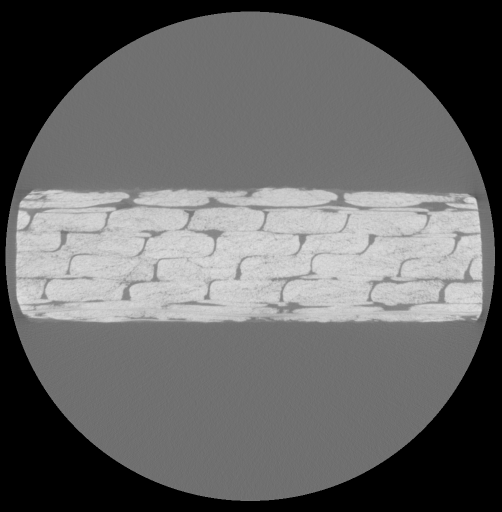
#> input picture data/bundles.tif, 1004 x 1024 px (shown at 1/2 size)
$ jupyter execute --allow-errors bundles_meshing.ipynb   (shell and % lines are left out)
#> lines starting #> are read from the running program, lines starting #| are printed output that depends on the picture
### meshing.py
#!/usr/bin/env python3
# -*- coding: utf-8 -*-
"""
A module for meshing 2D images, used at CINEMAX summer schoool.
Created on Mon Jul  1 23:31:10 2019

@author: vand@dtu.dk 2019
"""

#%% LOADING PACKAGES

import numpy as np
import scipy.interpolate
import triangle  # https://rufat.be/triangle/installing.html
import matplotlib.path

#%% LOADING FUNCTIONS

def distribute_points(curve,ael):
    '''
    Distributes points of a curve acording to the average edge length. This is
    a helping function used by resample_contours function.

    Parameters
    ----------
    curve : A (N,2) numpy arrays containing 2D coordinates of one contour.
        Closed contour has the same coordinate in the first and the last element.
    ael : Desired average edge length in pixels.

    Returns
    -------
    curve : A (n,2) numpy arrays containing 2D coordinates of the contour
        resampled according to ael.
    '''

    # point distances
    d = np.sqrt(np.sum(np.square(np.diff(curve, axis=0)), axis=1))
    # length parametrization of old points, ensuring that it starts with 0
    p = np.cumsum(np.hstack((0,d)))
    # number of points in the new contour, one larger than nr_segments
    num_pts = int(p[-1]/ael) + 1
    f = scipy.interpolate.interp1d(p, curve, axis=0)
    curve = f(np.linspace(0, p[-1], num_pts))
    return curve


def resample_contours(contours,ael):
    '''
    Resamples contours according to the average edge length ael.

    Parameters
    ----------
    contours : A list of (N,2) numpy arrays. Each array contains 2D
        coordinates of one contour. Closed contours have the same coordinate
        in the first and the last element. This is the data structure returned
        by skimage.measure.find_contours.
    ael : Desired average edge length in pixels.

    Returns
    -------
    contours : Same dat structure as input contours but resampled according to
        ael.
    '''
    contours_resampled = []
    for c in contours:
        c_new = distribute_points(c,ael)
        s = c_new.shape[0]
        i = np.array_equal(c_new[0],c_new[-1]) # a flag indicating connected curve
        if s>2+i: # discarding small components
            contours_resampled.append(c_new)
    return contours_resampled


def contours_to_segments(contours):
    '''
    Collects all line segments from the list of contours.

    Parameters
    ----------
    contours : A list of (N,2) numpy arrays with  coordinates of the contours.

    Returns
    -------
    vertices : A (V,2) numpy array with coordinates of the vertices.
    edges : A (E,2) numpy array with edges represented as a pair of vertex
        indices. Returned edges are oriented.
    '''

    vertices = np.empty((0,2), dtype = float)
    edges = np.empty((0,2), dtype = int)
    for c in contours:
        s = c.shape[0]
        i = np.array_equal(c[0],c[-1]) # a flag indicating connected curve
        a = np.arange(s-1)
        e = np.array([a,np.mod(a+1,s-i)]).T + vertices.shape[0]
        edges = np.vstack((edges,e))
        vertices = np.vstack((vertices,c[:s-i]))
    return vertices, edges


# [17 lines left out: function remove_small_contours, not called in this run]


def triangulate_domain(vertices, segments, max_area, domain_shape):
    '''
    Triangulates an image domain using conforming constrained Delaunay
    triangulation, with segments giving enforced connections. An input segment
    may be broken into smaller parts.

    Parameters
    ----------
    vertices : A (v,2) numpy array with coordinates of the vertices.
    segments : A (E,2) numpy array with edges represented as a pair of vertex
        indices. Segments do not need to be oriented.
    max_area : Maximal triangle area for resulting triangluation.
    domainn_shape: Shape of the image domain to be triangulated.

    Returns
    -------
    vertices : A (V,2) numpy array with coordinates of the vertices. Input
        vertices constitute the firs v vertices of output set.
    triangles : A (T,3) numpy array with triangles represented as triplets of
        vertex indices.
    edges : A (E,2) numpy array with edges represented as pairs of vertex
        indices. Returned edges are NOT oriented, even if input segments are.
        Some of the input segments may be broken into multiple edges by adding
        new vertices.
    '''

    corners = (np.array(domain_shape)-1) * np.array([[0,0], [0,1], [1,1], [1,0]])
    vertices = np.vstack((vertices, corners))
    B = triangle.triangulate(dict(vertices=vertices, segments=segments), 'pcqa' +
                             str(max_area))
    vertices = B['vertices']
    triangles = B['triangles']
    segments = B['segments']
    return vertices, triangles, segments


# [166 lines left out: functions label_triangles_from_intensity, label_triangles_from_contours, label_triangles_from_curves, save_mesh, not called in this run]


def load_mesh(filename):
    '''
    Loads a file containing vertices, triangles and labels of a mesh.

    Parameters
    ----------
    filename : A filenime of the text file containing mesh information.

    Returns
    -------
    vertices : A (V,2) numpy array with coordinates of the vertices.
    triangles : A (T,3) numpy array with triangles represented as triplets of
        vertex indices.
    labels : A (T,) numpy array with integer (or boolean) triangle labels.
    '''

    vertices = []
    triangles = []
    labels =[]
    file = open(filename, "r")
    for line in file:
        if line[0]=='v':
            vertices.append(np.array([float(n) for n in line[2:].split()]))
        if line[0]=='f':
            triangles.append(np.array([int(n) for n in line[2:].split()]))
        if line[0]=='l':
            labels.append(np.array([int(n) for n in line[2:].split()]))
    file.close()
    return np.array(vertices), np.array(triangles), np.array(labels)


### bundles_meshing.ipynb
# CINEMAX Segmentation - Bundle meshing
Authors: [Vedrana Andersen Dahl](http://people.compute.dtu.dk/vand/) and [Anders Bjorholm Dahl](http://people.compute.dtu.dk/abda/)

In this exercise you will produce a mesh based on the image of fibre composite bundles. For CINEMAX summer school, we have prepared relavant functions in a python module meshing. You are encouraged to take a look at meshing.py for details on how meshing is computed - or for modifying the functions.

The steps from an image to a mesh involve:
1. Preparation. Cropping and filtering the image. Good output can be expected for an image which can be successfully thresholded.
2. Contour detection. Given a gray-level value detecting iso-valued contours. We use a find_contours function from scikit image, which uses the marching squares method. Array values are linearly interpolated to provide better precision for the output contours. See [scikit-image documentation](https://scikit-image.org/docs/dev/api/skimage.measure.html#skimage.measure.find_contours) for more information on contour detection.
3. Resampling contours. Contours are resampled acording to the average edge length ael. Module meshing provides function for resampling.
4. Collecting line segments. Line segments are collected allong the contours for a whole contour set. Module meshing provides function for collecting line segments.
5. Triangulating image domain. Meshing module provides a function for triangulation given segments and maximal area of the triangles. For computing conforming constrained Delaunay triangulation module meshing relies on functionality from [triangle package](https://rufat.be/triangle/), which in turn wraps around [Jonathan Richard Shewchuk’s mesh generator](http://www.cs.cmu.edu/~quake/triangle.html). Note that an input segment can be broken into smaller parts.
6. Computing triangle labels. Meshing module provides two functions for labeling triangles. One starts from the corner of the image and labels triangles while utilizing previously detected contours. The second method utilizes image intensities to label triangles. Use the second method if the first produces undesirable result.
7. Saving the mesh. Mesh vertices, triangles and labels are saved in a text file. Module meshing contains functions for saving and loading the mesh.

[cell 1]
import meshing
import matplotlib.pyplot as plt
import scipy.signal
import skimage.morphology
import skimage.measure
import skimage.io

[cell 2]
#%% PREPARATION: LOAD, CROP AND FILTER THE IMAGE
image = skimage.io.imread('data/bundles.tif')
#> image is the input picture: shape (1024, 1004) uint16; min 0, max 57967, mean 26063.3
image = image[344:679,200:689]
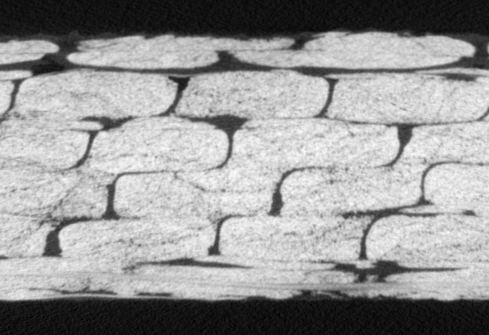
#> image: shape (335, 489) uint16; min 27284, max 57387, mean 45347; drawn with min black and max white
image = scipy.signal.medfilt(image,kernel_size=5)
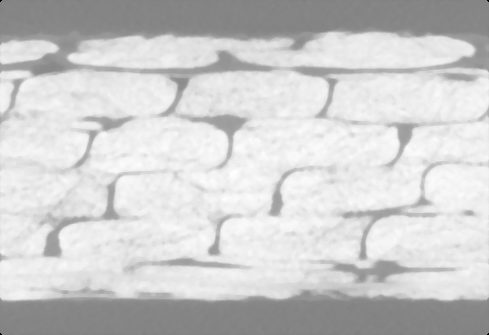
#> image: shape (335, 489) uint16; min 0, max 56239, mean 45392.5; drawn with min black and max white
nr, nc = image.shape
#> nr = 335; nc = 489
figsize = (6,4) # size for figures generated in the script

[cell 3]
#%% DETECT CONTOURS
threshold = 45000 # desured threshold for contour detection
contours = skimage.measure.find_contours(image, threshold)
#> contours = 27 point arrays, longest 1092 points

fig, ax = plt.subplots(figsize=figsize)
ax.imshow(image,cmap=plt.cm.gray)
for c in contours:
    ax.plot(c[:,1], c[:,0],'.')
#> this loop made 27 passes
plt.show()
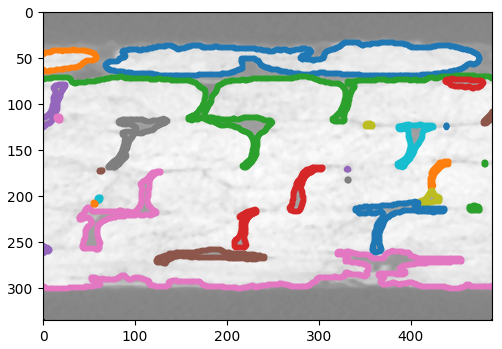
#> figure drawn by matplotlib, 1 panel

[cell 4]
#%% RESAMPLE CONTOURS
average_edge_length = 10 # desired average edge length on the curves
contours = meshing.resample_contours(contours,average_edge_length)
#> the loop in resample_contours, `for c in contours:` made 27 passes
#> (num_pts in distribute_points, s, i) on passes 1, 2, 3, 4, 5, 8, 10, 12, 14, 17, 19, 21: (91, 91, True), (13, 13, False), (93, 93, False), (10, 10, True), (11, 11, False), (24, 24, True), (17, 17, True), (9, 9, True), (15, 15, True), (35, 35, True), (6, 6, True), (31, 31, True)
#> (num_pts in distribute_points, c_new, s, i) on passes 6, 7, 9, 16, 20, 23: (3, [[106.8, 488], [117.8, 478.4], [116.7, 488]], 3, False), (2, [[117, 17.53], [117, 17.53]], 2, True), (2, [[123, 357.8], [123, 357.8]], 2, True), (1, [[172, 63]], 1, True), (2, [[204, 61.12], [204, 61.12]], 2, True), (3, [[215, 473.6], [210.8, 463.9], [215, 473.6]], 3, True)
#> after the loop in resample_contours, `for c in contours:`: contours_resampled = 16 point arrays, longest 93 points
#> contours = 16 point arrays, longest 93 points

fig, ax = plt.subplots(figsize=figsize)
ax.imshow(image,cmap=plt.cm.gray)
for c in contours:
    ax.plot(c[:,1], c[:,0],'.')
#> this loop made 16 passes
#> c on pass 6: [[106.8, 488], [117.8, 478.4], [116.7, 488]]
plt.show()
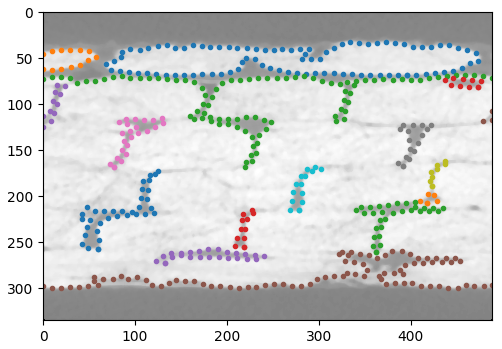
#> figure drawn by matplotlib, 1 panel

[cell 5]
#%% COLLECT VERTICES AND EDGES OF CURVE SEGMENTS
vertices, edges = meshing.contours_to_segments(contours)
#> the loop in contours_to_segments, `for c in contours:` made 16 passes
#> (s, i, a) on passes 2, 4, 5, 8, 9, 10, 12, 14: (13, False, [0, 1, 2, 3, 4, 5, 6, 7, 8, 9, 10, 11]), (10, True, [0, 1, 2, 3, 4, 5, 6, 7, 8]), (11, False, [0, 1, 2, 3, 4, 5, 6, 7, 8, 9]), (17, True, [0, 1, 2, 3, 4, 5, 6, 7, 8, 9, 10, 11, 12, 13, 14, 15]), (9, True, [0, 1, 2, 3, 4, 5, 6, 7]), (15, True, [0, 1, 2, 3, 4, 5, 6, 7, 8, 9, 10, 11, 12, 13]), (6, True, [0, 1, 2, 3, 4]), (12, True, [0, 1, 2, 3, 4, 5, 6, 7, 8, 9, 10])
#> (s, i) on passes 1, 3, 7, 11, 13, 15: (91, True), (93, False), (24, True), (35, True), (31, True), (25, True)
#> after the loop in contours_to_segments, `for c in contours:`: edges = 466 pairs, first value 0 to 469, second value 0 to 470; vertices = 471 pairs, first value 31.89 to 299.7, second value 0 to 488

fig, ax = plt.subplots(figsize=figsize)
ax.imshow(image,cmap=plt.cm.gray)
for e in edges:
    ax.plot(vertices[e,1], vertices[e,0], '.g')
    ax.plot(vertices[e,1], vertices[e,0], '-g')
#> this loop made 466 passes
#> e on passes 1 to 3: [0, 1], [1, 2], [2, 3]
plt.show()
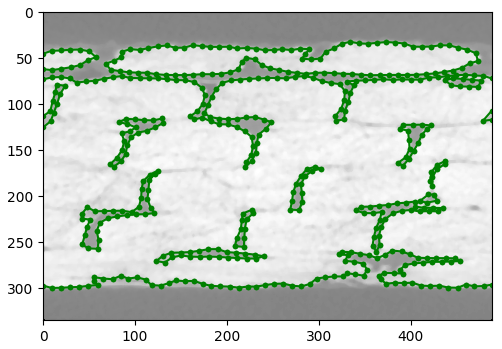
#> figure drawn by matplotlib, 1 panel

[cell 6]
#%% TRIANGULATE IMAGE DOMAIN
max_area = (average_edge_length**2) # desired maximal triangle area
#> (the rest of this cell did not finish here and is left out)

#> in triangulate_domain, `vertices = np.vstack((vertices, corners))`: vertices = 475 pairs, first value 0 to 334, second value 0 to 488

fig, ax = plt.subplots(figsize=figsize)
ax.imshow(image,cmap=plt.cm.gray)
for t in triangles:
    tri = t[[0,1,2,0]]
    ax.plot(vertices[tri,1], vertices[tri,0], 'k', linewidth=0.5)
    ax.plot(vertices[tri,1], vertices[tri,0], 'k', linewidth=0.5)
for e in edges:
    ax.plot(vertices[e,1], vertices[e,0], '.g')
    ax.plot(vertices[e,1], vertices[e,0], '-g')
plt.show()

#> (a cell that did not finish here is left out)

[cell 8]
# [14 lines of commented-out code are left out]

[cell 9]
#%% SAVE MESH
filename = 'out/bundles_mesh.txt'
#> (the rest of this cell did not finish here and is left out)

[cell 10]
#%% EXAMPLE OF LOADING THE MESH
vts, trs, lbs = meshing.load_mesh(filename)
#> (reads out/bundles_mesh.txt from the repository)

# [10 lines of commented-out code are left out]
